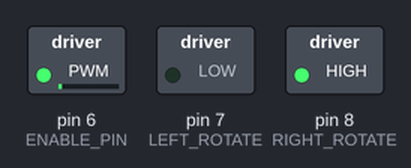
This sketch was run on a simulated Arduino Uno, built with avr-gcc and run on an emulated ATmega328P. Parts: switched loads named in the sketch (green lamp = pin HIGH).

Above: at 0.05 s.
At 2.05 s:
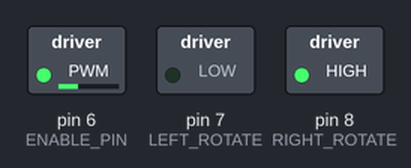
At 4.15 s:
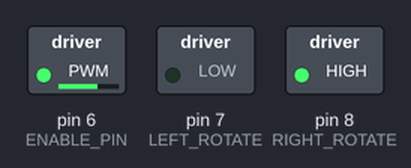
At 8.35 s:
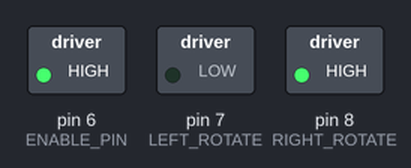
At 12.55 s:
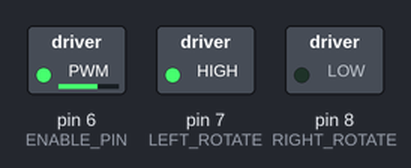
At 16.75 s:
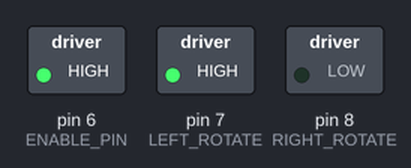
Timing chart, 0 to 21.8 s (numbered marks = the images above):
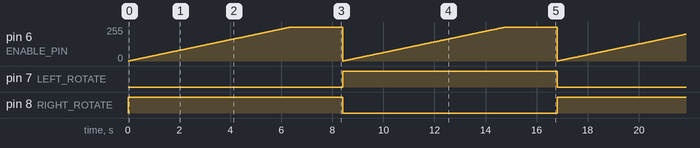

Measured:
- by itself, pin 6 (ENABLE_PIN): ramps from 0/255 to 255/255 and jumps back, once every 8.4 s
- by itself, pin 7 (LEFT_ROTATE), pin 8 (RIGHT_ROTATE): alternates HIGH for 8.4 s and LOW for 8.4 s

The sketch:

mostek_H_silnik.ino
```cpp
// (licence header left out)
#define ENABLE_PIN 6
#define LEFT_ROTATE 7
#define RIGHT_ROTATE 8

void setup() {
    // Enable pin is used for PWM control of the motors
    pinMode(ENABLE_PIN, OUTPUT);

    // These pins determine the direction of rotation
    // of the single motor
    pinMode(LEFT_ROTATE, OUTPUT);
    pinMode(RIGHT_ROTATE, OUTPUT);

    // Initial values set for the rotation; To the left
    digitalWrite(LEFT_ROTATE, LOW);
    digitalWrite(RIGHT_ROTATE, HIGH);
}

void loop()  {
    // Ramping the motor step by step to the left
    for (int i = 0; i <= 255; i++) {
        analogWrite(ENABLE_PIN, i);
        delay(25);
    }
    // Letting the motor go; optionally
    delay(2000);

    digitalWrite(LEFT_ROTATE, HIGH);
    digitalWrite(RIGHT_ROTATE, LOW);

    // Ramping the motor step by step to the right
    for (int i = 0; i <= 255; i++) {
        analogWrite(ENABLE_PIN, i);
        delay(25);
    }
    // Letting the motor go; optionally
    delay(2000);

    //Changing direction
    digitalWrite(LEFT_ROTATE, LOW);
    digitalWrite(RIGHT_ROTATE, HIGH);
}
```
